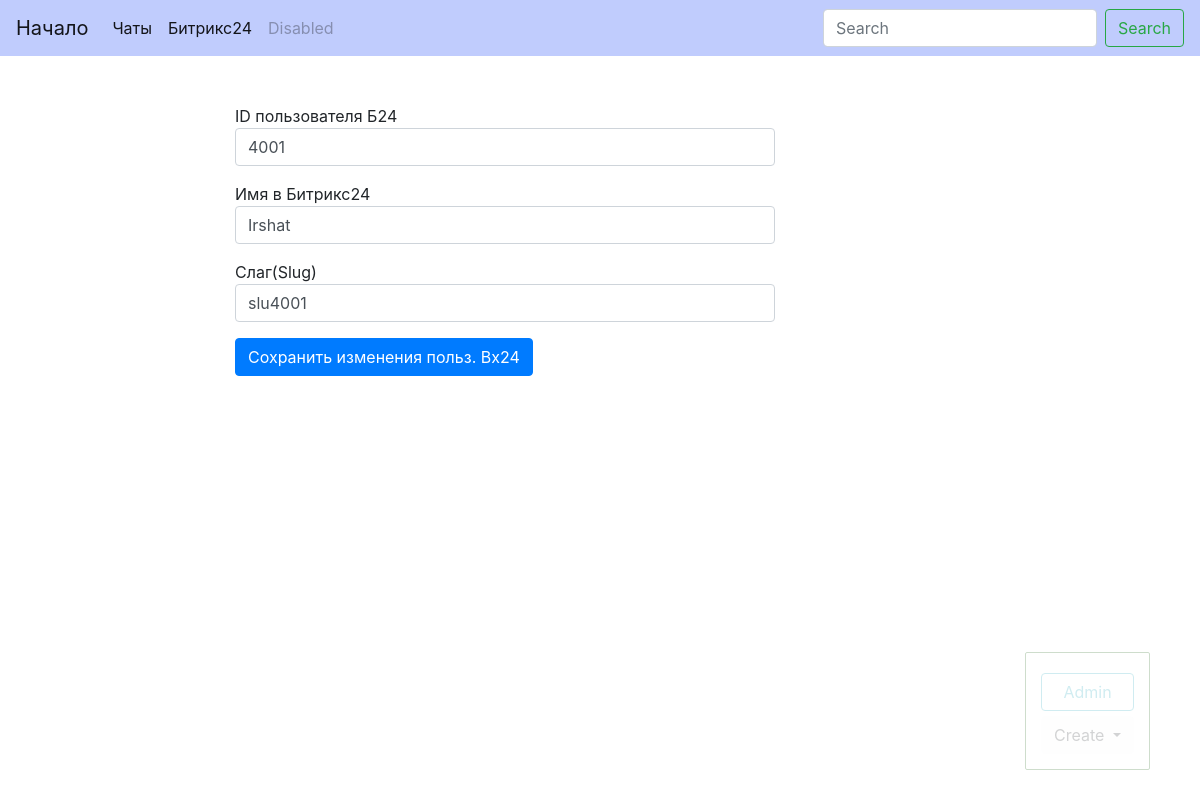
/bitr24/bitr/slu4001/update/ (signed in), run on the app's committed database.
### bitr24/models.py (models this page shows, shortened)
class Bitr(models.Model):
    bx24_id = models.IntegerField(default=0, verbose_name='ID пользователя Б24', unique=True)
    bx24_name = models.CharField(default='', max_length=100, verbose_name='Имя в Битрикс24', db_index=True)
    slug = models.SlugField(max_length=100, unique=True, verbose_name='Слаг(Slug)')
    access_token = models.CharField(max_length=150, null=True, blank=True, verbose_name='Токен доступа Б24')
    refresh_token = models.CharField(max_length=150, null=True, blank=True, verbose_name='Токен обновления Б24')
    date_bx24 = models.DateTimeField(auto_now_add=True, db_index=True, verbose_name='Дата подкл. к Б24')
    def get_update_url(self):
        return reverse('bitr_update_url', kwargs={'slug': self.slug})
    class Meta:
        verbose_name_plural = 'Данные Б24'
        verbose_name = 'Данные Б24'
        ordering = ['-date_bx24']

### bitr24/views.py (the view)
# urls.py: path('bitr/<str:slug>/update/', BitrUpdate.as_view(), name='bitr_update_url'),
class BitrUpdate(LoginRequiredMixin, ObjectUpdateMixin, View):
    model = Bitr
    model_form = BitrForm
    template = 'bitr24/bitr_update_form.html'
    raise_exception = True

### bitr24/forms.py (shortened to what this page needs)
class BitrForm(forms.ModelForm):
    class Meta:
        model = Bitr
        fields = ['bx24_id', 'bx24_name', 'slug']
        widgets = {
            'bx24_id': forms.TextInput(attrs={'class': 'form-control'}),
            'bx24_name': forms.TextInput(attrs={'class': 'form-control'}),
            'slug': forms.TextInput(attrs={'class': 'form-control'}),
        }

### bitr24/utils.py (called while the page is built)
    def get(self, request, slug):
        obj = self.model.objects.get(slug__iexact=slug)
        bound_form = self.model_form(instance=obj)
        return render(request, self.template, context={'form': bound_form, self.model.__name__.lower(): obj})

### bitr24/templates/bitr24/bitr_update_form.html (shortened to what this page needs)
{% extends 'bitr24/base_bitr24.html' %}
{% block content %}
    <form action="{{ bitr.get_update_url }}" method="post">
        {% for field in form %}
            <div class="form-group">
                {{ field.label }}
                {{ field }}
            </div>
        {% endfor %}
        <button type="submit" class="btn btn-primary">Сохранить изменения польз. Bx24</button>
    </form>
{% endblock %}

### data on the page
Bitr: form "4001" "Irshat" "slu4001"

### other printed values
{{ field.label }} "ID пользователя Б24" "Имя в Битрикс24" "Слаг(Slug)"
